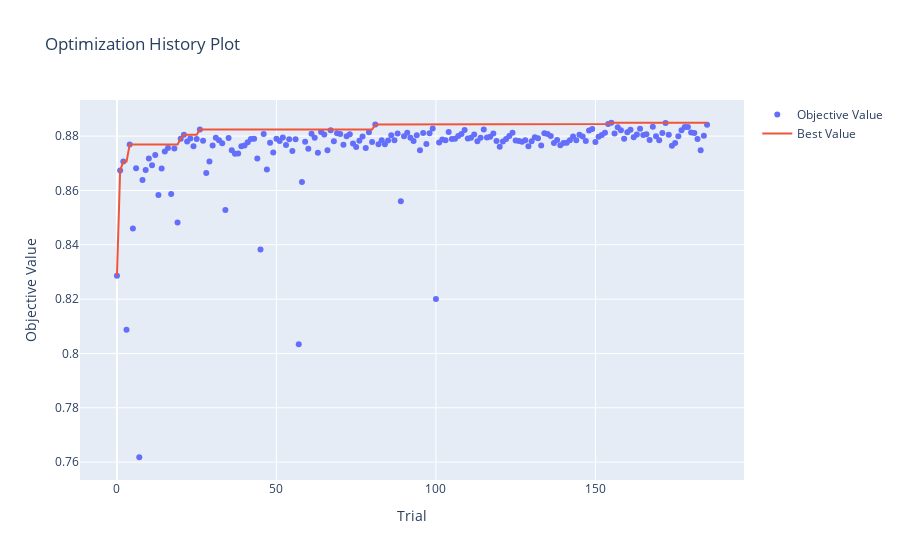

Notebook cell for this chart:
### Code cell
fig3 = optuna.visualization.plot_optimization_history(study_tpe_lgb)
fig3.show()

### Figure 1 — Plotly figure (JSON) as saved in the notebook; plotly's stock layout.template omitted (floating-point values rounded to 4 significant figures; data arrays with more than 128 entries replaced by an {"elided": "..."} marker saying what was removed)
{"data": [{"mode": "markers", "name": "Objective Value", "type": "scatter", "x": {"elided": "186 int values"}, "y": {"elided": "186 float values"}}, {"name": "Best Value", "type": "scatter", "x": {"elided": "186 int values"}, "y": {"elided": "186 float values"}}], "layout": {"title": {"text": "Optimization History Plot"}, "xaxis": {"title": {"text": "Trial"}}, "yaxis": {"title": {"text": "Objective Value"}}}}
